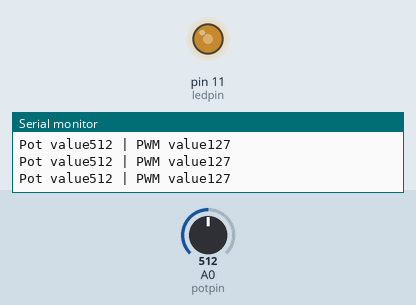
Bench run of a sketch on a simulated Arduino Uno, built with avr-gcc and run on an emulated ATmega328P. Shown: output pins drawn as LEDs (lit = HIGH), the last lines printed to the serial monitor. Inputs (shaded band) come from the test bench; at power-on: A0 (potpin) = 512.

Above: at 1.2 s.
1.3 s: A0 (potpin) set to 420
At 2.5 s:
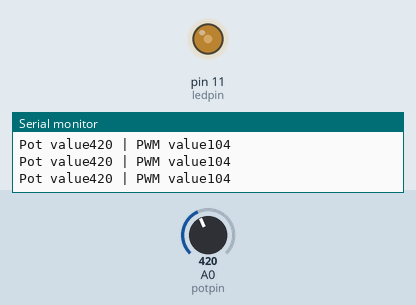
4.3 s: A0 (potpin) set to 389
At 5.5 s:
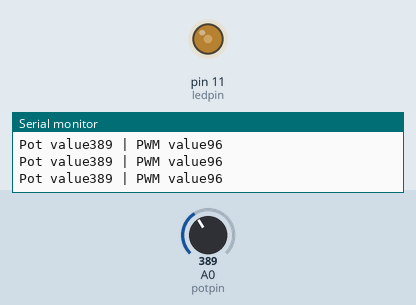
7.3 s: A0 (potpin) set to 716
At 7.7 s:
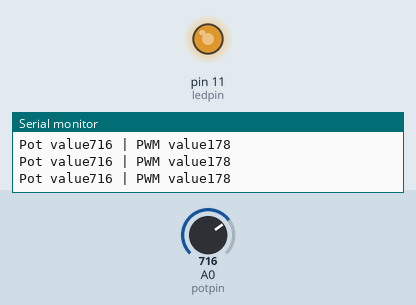
8.8 s: A0 (potpin) set to 981
At 9.2 s:
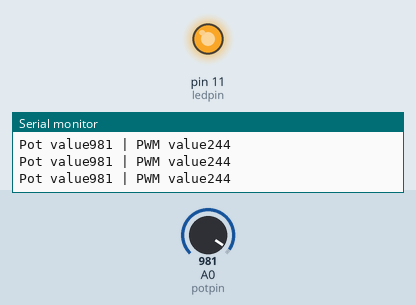
10.3 s: A0 (potpin) set to 1007
At 10.7 s:
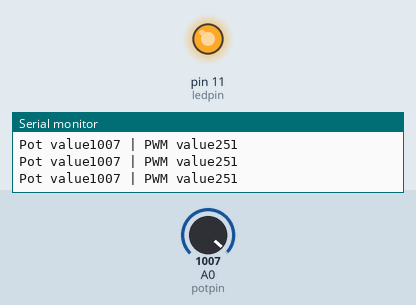
13.3 s: A0 (potpin) set to 122
At 13.9 s:
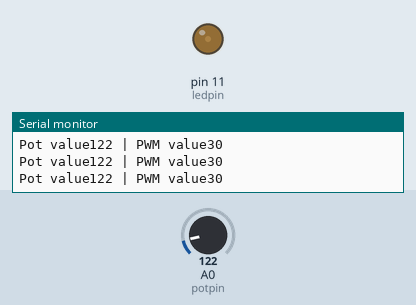
Timing chart, 0 to 15.8 s (numbered marks = the images above; inputs shaded):
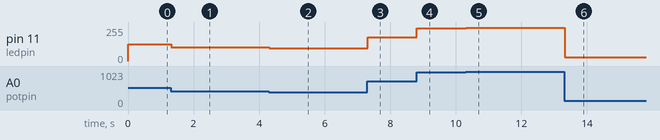

The sketch:

Map_pwm_ADC.ino
```cpp
const int potpin=A0; // connected middle pin of pot to A0
const int ledpin =11;

void setup() {
  Serial.begin(9600);

}

void loop() {
  int potvalue= analogRead(potpin); // read values from 0 to 1023
  int ledvalue = map(potvalue,0,1023,0,255);
  analogWrite(ledpin,ledvalue);

  Serial.print("Pot value");
  Serial.print(potvalue);
  Serial.print(" | PWM value");
  Serial.println(ledvalue);

}
```

Measured:
- after the input at 1.3 s, pin 11 (ledpin): 127/255 → 104/255 at once
- after the input at 4.3 s, pin 11 (ledpin): 104/255 → 96/255 at once
- after the input at 7.3 s, pin 11 (ledpin): 96/255 → 178/255 at once
- after the input at 8.8 s, pin 11 (ledpin): 178/255 → 244/255 at once
- after the input at 10.3 s, pin 11 (ledpin): 244/255 → 251/255 at once
- after the input at 13.3 s, pin 11 (ledpin): 251/255 → 30/255 at once
